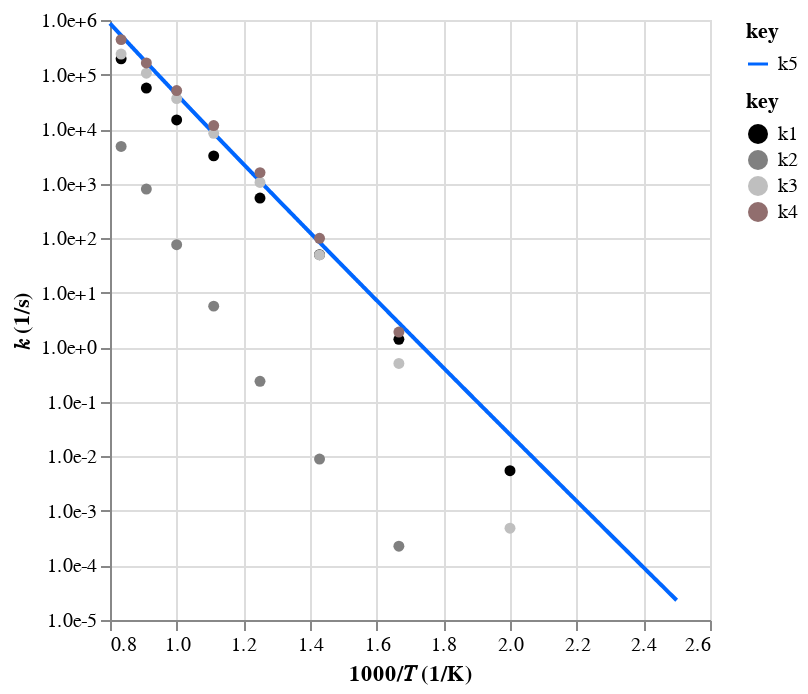

Notebook source saved alongside this figure:
### Code cell
# S(725)r0 = S(734)r1 (ring-open => HO2)
open_ho2_mess_out_well = r"""
W4->W11

P\T           500       600       700       800       900     1e+03   1.1e+03   1.2e+03   1.3e+03   1.4e+03   1.5e+03   1.6e+03   1.7e+03   1.8e+03   1.9e+03     2e+03
0.1      0.000874    0.0979      1.87      16.7       115       668   3.3e+03  1.55e+04  6.81e+04  2.65e+05   8.6e+05  2.49e+06   5.8e+06  1.18e+07  2.26e+07   3.8e+07
1         0.00547       1.4      49.9       543  3.23e+03  1.47e+04  5.66e+04  1.94e+05  5.76e+05  1.56e+06  3.79e+06  8.83e+06  1.86e+07  3.59e+07  6.63e+07  1.08e+08
10        0.00767      2.85       172  3.02e+03  2.35e+04  1.11e+05  3.89e+05  1.17e+06  3.02e+06   7.1e+06  1.48e+07  2.91e+07  5.45e+07  9.54e+07  1.63e+08  2.55e+08
100       0.00799      3.22       233   5.5e+03   5.9e+04  3.56e+05  1.43e+06  4.36e+06  1.09e+07   2.4e+07  4.68e+07  8.51e+07   1.5e+08  2.46e+08  3.91e+08  5.79e+08
O-O       0.00806      3.28       245  6.32e+03  7.97e+04  6.07e+05  3.21e+06  1.28e+07  4.16e+07  1.14e+08  2.72e+08  5.85e+08  1.15e+09  2.09e+09  3.57e+09  5.78e+09
"""
open_ho2_mess_out_fake = r"""
W4->W19

P\T           500       600       700       800       900     1e+03   1.1e+03   1.2e+03   1.3e+03   1.4e+03   1.5e+03   1.6e+03   1.7e+03   1.8e+03   1.9e+03     2e+03
0.1     -2.37e-08  3.24e-06  0.000164   0.00311     0.085       1.5      20.4       159  1.08e+03  5.57e+03  2.34e+04  9.46e+04  2.53e+05  6.86e+05  1.72e+06  3.85e+06
1       -4.94e-06  0.000225   0.00893     0.238      5.68      75.9       795   4.8e+03  2.41e+04  9.12e+04  2.67e+05  6.95e+05  1.37e+06  2.89e+06  6.04e+06  1.21e+07
10       7.55e-05   0.00294    0.0261      1.91      72.6  1.08e+03  1.02e+04  5.53e+04  2.44e+05  8.32e+05  2.19e+06  4.95e+06  8.75e+06  1.53e+07  2.53e+07  4.12e+07
100       5.8e-05   -0.0118    -0.123      7.78       337   5.8e+03  5.72e+04   3.3e+05  1.42e+06  4.63e+06  1.18e+07  2.55e+07  4.52e+07  7.63e+07  1.19e+08   1.8e+08
O-O           ***       ***       ***       ***       ***       ***       ***       ***       ***       ***       ***       ***       ***       ***       ***       ***
"""
open_ho2_mess_out_skip = r"""
W4->P8

P\T           500       600       700       800       900     1e+03   1.1e+03   1.2e+03   1.3e+03   1.4e+03   1.5e+03   1.6e+03   1.7e+03   1.8e+03   1.9e+03     2e+03
0.1      0.000214    0.0737      2.72      29.1       154       573   1.8e+03  5.11e+03  1.37e+04  3.21e+04  6.96e+04  1.51e+05  2.67e+05  4.52e+05  8.07e+05   1.2e+06
1        0.000481     0.505      49.4  1.05e+03  8.36e+03  3.62e+04  1.06e+05  2.38e+05  4.59e+05  7.59e+05  1.15e+06  1.69e+06  2.14e+06  2.77e+06  3.74e+06   4.7e+06
10       9.97e-05     0.212      45.4  2.08e+03  3.19e+04   2.3e+05  9.72e+05  2.76e+06  5.92e+06  1.01e+07  1.48e+07  1.93e+07  2.18e+07  2.36e+07  2.49e+07  2.48e+07
100      7.73e-06    0.0288      8.76       645  1.67e+04  1.97e+05  1.29e+06  5.44e+06  1.63e+07  3.69e+07  6.81e+07  1.06e+08   1.4e+08  1.69e+08  1.88e+08  1.94e+08
O-O           ***       ***       ***       ***       ***       ***       ***       ***       ***       ***       ***       ***       ***       ***       ***       ***
"""
open_ho2_rxn_well = ac.rate.from_mess_channel_output(open_ho2_mess_out_well)
open_ho2_rxn_fake = ac.rate.from_mess_channel_output(open_ho2_mess_out_fake)
open_ho2_rxn_skip = ac.rate.from_mess_channel_output(open_ho2_mess_out_skip)
open_ho2_rxn_data = open_ho2_rxn_well + open_ho2_rxn_fake + open_ho2_rxn_skip
open_ho2_rxn_fit = ac.rate.fit_plog(open_ho2_rxn_data, sanitize=False)
ac.rate.display(
    [
        open_ho2_rxn_well,
        open_ho2_rxn_fake,
        open_ho2_rxn_skip,
        open_ho2_rxn_data,
        open_ho2_rxn_fit,
    ]
)

### Figure 1 — Vega-Lite specification as saved in the notebook (floating-point values rounded to 4 significant figures; data arrays with more than 128 entries replaced by an {"elided": "..."} marker saying what was removed)
{"config": {"view": {"continuousWidth": 300, "continuousHeight": 300}}, "layer": [{"data": {"name": "data-e7621edcb40559c26de5097dd269eeff"}, "mark": {"type": "line"}, "encoding": {"color": {"field": "key", "scale": {"domain": ["k5"], "range": ["#0066ff"]}, "type": "nominal"}, "x": {"field": "x", "scale": {"zero": false}, "title": "1000/𝑇 (1/K)", "type": "quantitative"}, "y": {"axis": {"format": ".1e", "values": [1e-05, 0.0001, 0.001, 0.01, 0.1, 1, 10, 100, 1000, 10000, 100000, 1000000, 10000000]}, "field": "value", "scale": {"type": "log"}, "title": "𝑘 (1/s)", "type": "quantitative"}}, "transform": [{"fold": ["k5"]}]}, {"data": {"name": "data-b6755d835bf9cf1778c17a83e763d740"}, "mark": {"type": "point", "filled": true, "opacity": 1}, "encoding": {"color": {"field": "key", "scale": {"domain": ["k1", "k2", "k3", "k4"], "range": ["#000000", "#808080ff", "#bfbfbfff", "#916e6e"]}, "type": "nominal"}, "x": {"field": "x", "scale": {"zero": false}, "title": "1000/𝑇 (1/K)", "type": "quantitative"}, "y": {"axis": {"format": ".1e", "values": [0.0001, 0.001, 0.01, 0.1, 1, 10, 100, 1000, 10000, 100000, 1000000, 10000000]}, "field": "value", "scale": {"type": "log"}, "title": "𝑘 (1/s)", "type": "quantitative"}}, "transform": [{"fold": ["k1", "k2", "k3", "k4"]}]}], "resolve": {"scale": {"color": "independent"}}, "$schema": "https://vega.github.io/schema/vega-lite/v5.20.1.json", "datasets": {"data-e7621edcb40559c26de5097dd269eeff": {"elided": "1000 records"}, "data-b6755d835bf9cf1778c17a83e763d740": [{"x": 2.0, "k1": 0.00547, "k2": null, "k3": 0.000481, "k4": null}, {"x": 1.667, "k1": 1.4, "k2": 0.000225, "k3": 0.505, "k4": 1.905}, {"x": 1.429, "k1": 49.9, "k2": 0.00893, "k3": 49.4, "k4": 99.31}, {"x": 1.25, "k1": 543.0, "k2": 0.238, "k3": 1050.0, "k4": 1593.0}, {"x": 1.111, "k1": 3230.0, "k2": 5.68, "k3": 8360.0, "k4": 11600.0}, {"x": 1.0, "k1": 14700.0, "k2": 75.9, "k3": 36200.0, "k4": 50980.0}, {"x": 0.9091, "k1": 56600.0, "k2": 795.0, "k3": 106000.0, "k4": 163400.0}, {"x": 0.8333, "k1": 194000.0, "k2": 4800.0, "k3": 238000.0, "k4": 436800.0}]}}
